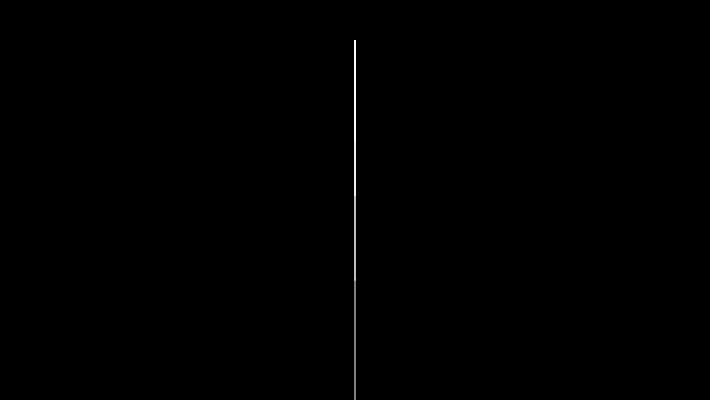
Frame 1 (no input)
Frame 60 (no input): identical to frame 1, image omitted
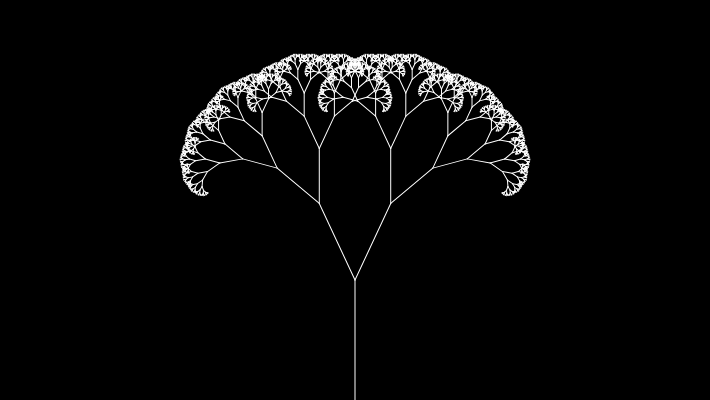
Frame 120 (the mouse pressed at the canvas centre since frame 60)

The p5.js sketch that drew these frames (run headless with seeded random() and noise() and a simulated clock; from frame 60 on, the mouse is pressed at the canvas centre):

// p5.js sketch
// ── sketch.js
let theta;

function setup() {
  createCanvas(710, 400);
}

function draw() {
  background(0);
  frameRate(50);
  stroke(255);
  // Let's pick an angle 0 to 90 degrees based on the mouse position
  let a = (mouseX / 2 / width) * 100;
  // Convert it to radians
  theta = radians(a);
  // Start the tree from the bottom of the screen
  translate(width/2,height);
  // Draw a line 120 pixels
  line(0,0,0,-120);
  // Move to the end of that line
  translate(0,-120);
  // Start the recursive branching!
  branch(130);

}

function branch(h) {
  // Each branch will be 2/3rds the size of the previous one
  h *= 0.65;

  // All recursive functions must have an exit condition!!!!
  // Here, ours is when the length of the branch is 2 pixels or less
  if (h > 1) {
    push();    // Save the current state of transformation (i.e. where are we now)
    rotate(theta);   // Rotate by theta
    line(0, 0, 0, -h);  // Draw the branch
    translate(0, -h); // Move to the end of the branch
    branch(h);       // Ok, now call myself to draw two new branches!!
    pop();     // Whenever we get back here, we "pop" in order to restore the previous matrix state

    // Repeat the same thing, only branch off to the "left" this time!
    push();
    rotate(-theta);
    line(0, 0, 0, -h);
    translate(0, -h);
    branch(h);
    pop();
  }
}
